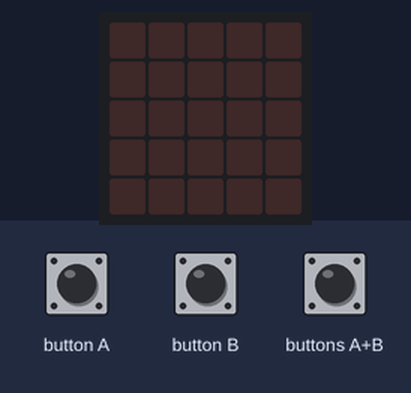
The program below on a simulated BBC micro:bit (MakeCode). Parts: the board's 5×5 LED display. The inputs (shaded band) are chosen by the test bench.

Above: at 1.2 s.
1.3 s: button A pressed for 0.15 s
At 2.0 s:
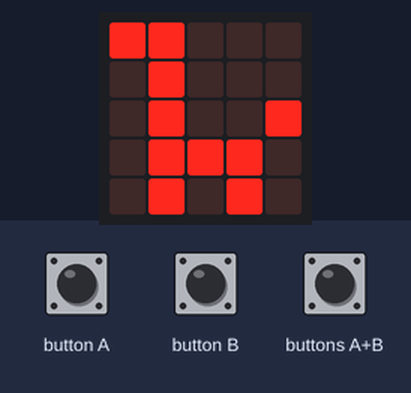
4.4 s: button B pressed for 0.15 s
At 5.8 s:
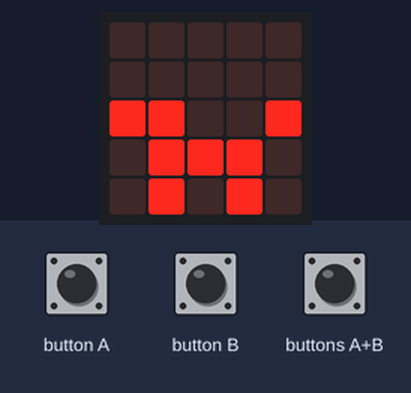
7.5 s: buttons A+B pressed for 0.15 s
At 9.25 s:
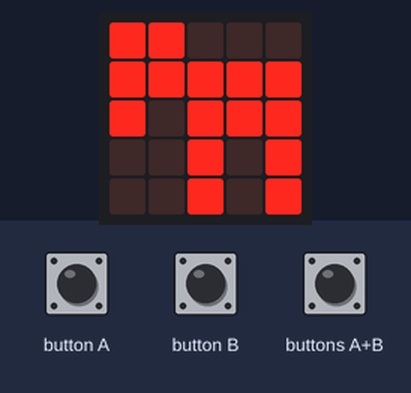
Timing chart, 0 to 10.8 s (numbered marks = the images above; inputs shaded):
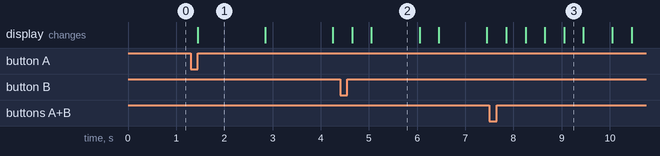

The program:

main.ts
```typescript
input.onButtonPressed(Button.A, function () {
    for (let index = 0; index < 4; index++) {
        basic.showLeds(`
            # # . . .
            . # . . .
            . # . . #
            . # # # .
            . # . # .
            `)
        basic.pause(1000)
        basic.showLeds(`
            . # . # .
            . . . . .
            # . . . #
            . # # # .
            . . . . .
            `)
        basic.pause(1000)
        basic.showLeds(`
            # . . . .
            # # . . .
            . # # # .
            . . . # #
            . . . . .
            `)
    }
})
input.onButtonPressed(Button.AB, function () {
    for (let index = 0; index < 4; index++) {
        basic.showLeds(`
            # # . . .
            # # # # #
            # . # # #
            . . # . #
            . . # . #
            `)
        basic.pause(1000)
        basic.showLeds(`
            . . . . .
            . . . . .
            . . . . .
            . # # . .
            # # # # #
            `)
        basic.pause(100)
        basic.showLeds(`
            # # . # #
            . # . # .
            . # # # .
            . . # . .
            . . . . .
            `)
    }
})
input.onButtonPressed(Button.B, function () {
    for (let index = 0; index < 4; index++) {
        basic.showLeds(`
            . . . . .
            . . . . .
            # # . . #
            . # # # .
            . # . # .
            `)
        basic.pause(1000)
        basic.showLeds(`
            . . . . .
            . # . # .
            . . . . .
            . # # # .
            # . . . #
            `)
        basic.pause(1000)
        basic.showLeds(`
            . . . . .
            # # . # .
            . # # # #
            . # # # #
            . # . . #
            `)
    }
})
```

test.ts
```typescript
// aquí va el archivo "tests"; esto no se compilará cuando este paquete se utilice como una extensión.
```

Measured:
- after the input at 1.3 s, the display: changes after 0.15 s (image 1)
- after the input at 4.4 s, the display: first differs from a run without the input after 0.65 s (image 2)
- what the display in image 1 shows lasts 1.4 s, from 1.5 s to 2.9 s
- what the display in image 2 shows lasts 1.0 s, from 5.1 s to 6.1 s
- what the display in image 3 shows lasts 0.4 s, from 9.1 s to 9.5 s
